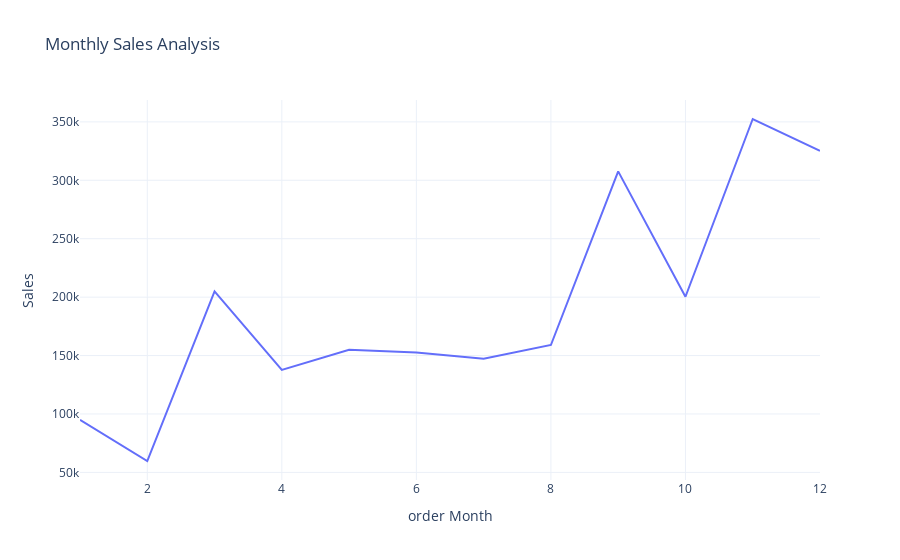

Notebook code for this chart:
### Code cell
fig = px.line(sales_by_month, 
              x = 'order Month',
              y = 'Sales',
              title = 'Monthly Sales Analysis')
fig.show()

### Figure 1 — Plotly figure (JSON) as saved in the notebook; plotly's stock layout.template omitted (floating-point values rounded to 4 significant figures)
{"data": [{"hovertemplate": "order Month=%{x}<br>Sales=%{y}<extra></extra>", "legendgroup": "", "line": {"color": "#636efa", "dash": "solid"}, "marker": {"symbol": "circle"}, "mode": "lines", "name": "", "orientation": "v", "showlegend": false, "type": "scatter", "x": [1, 2, 3, 4, 5, 6, 7, 8, 9, 10, 11, 12], "xaxis": "x", "y": [94920.0, 59750.0, 205000.0, 137800.0, 155000.0, 152700.0, 147200.0, 159000.0, 307600.0, 200300.0, 352500.0, 325300.0], "yaxis": "y"}], "layout": {"legend": {"tracegroupgap": 0}, "title": {"text": "Monthly Sales Analysis"}, "xaxis": {"anchor": "y", "domain": [0, 1], "title": {"text": "order Month"}}, "yaxis": {"anchor": "x", "domain": [0, 1], "title": {"text": "Sales"}}}}
